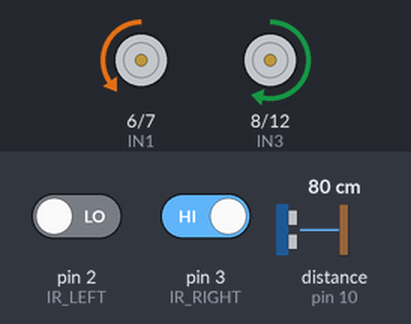
Recording of a sketch running on a simulated Arduino Uno, built with avr-gcc and run on an emulated ATmega328P. On the bench: motor-driver pin pairs drawn as motors (green arrow = first pin HIGH = forward, orange = second pin HIGH = backward, longer = more drive, scaled by the enable pin). Wiring (inferred from the names in the program): ultrasonic range finder: trigger pin 9; echo pin 10. The inputs (shaded band) are chosen by the test bench; at power-on: distance to the obstacle (sensor on pin 10) 80 cm, pin 3 (IR_RIGHT) HIGH, pin 2 (IR_LEFT) LOW. The echo pulse lasts 58.3 µs per cm.

Above: at 1.2 s.
1.3 s: distance to the obstacle (sensor on pin 10) set to 23 cm
2.8 s: distance to the obstacle (sensor on pin 10) set to 19 cm
At 3.6 s:
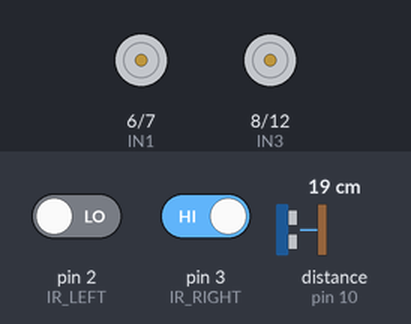
4.3 s: distance to the obstacle (sensor on pin 10) set to 35 cm
At 4.8 s:
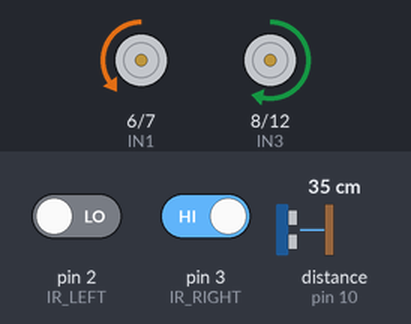
5.8 s: pin 3 (IR_RIGHT) driven LOW
At 7.0 s:
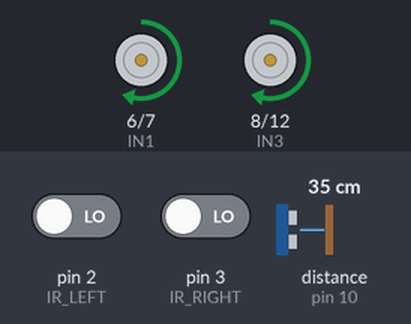
7.3 s: pin 2 (IR_LEFT) driven HIGH
At 8.2 s:
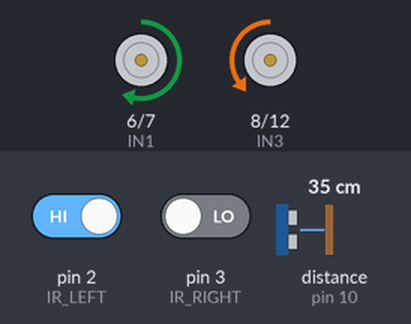
8.8 s: pin 2 (IR_LEFT) driven LOW
At 9.4 s:
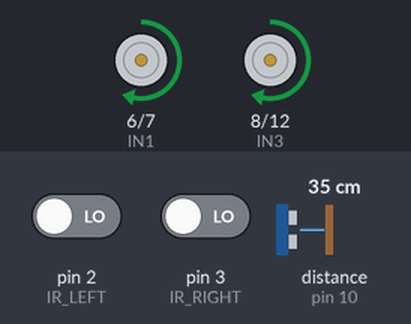
Timing chart, 0 to 11.3 s (numbered marks = the images above; inputs shaded):
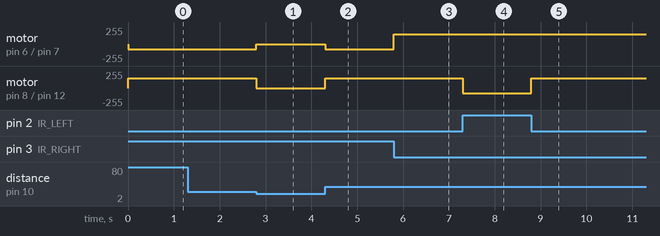

Measured:
- the behaviour switches between 21 and 20 cm on distance to the obstacle (sensor on pin 10) (found by bisection; images 0 and 1)
- after the input at 1.3 s, every drawn part: stays the same
- after the input at 2.8 s, motor on pin 6 (IN1) / pin 7 (IN2): backward 80/255 → stopped at once; motor on pin 8 (IN3) / pin 12 (IN4): forward 150/255 → stopped at once
- after the input at 4.3 s, motor on pin 6 (IN1) / pin 7 (IN2): stopped → backward 80/255 at once; motor on pin 8 (IN3) / pin 12 (IN4): stopped → forward 150/255 at once
- after the input at 5.8 s, motor on pin 6 (IN1) / pin 7 (IN2): backward 80/255 → forward 150/255 at once
- after the input at 7.3 s, motor on pin 8 (IN3) / pin 12 (IN4): forward 150/255 → backward 80/255 at once
- after the input at 8.8 s, motor on pin 8 (IN3) / pin 12 (IN4): backward 80/255 → forward 150/255 at once

The sketch:

Arduino_vishaaakaaaanpraveeeeeen__define_BLACK_LOW.ino
```cpp
// Automatic Line-Following Robot Waiter
// Arduino UNO + 2 IR sensors + HC-SR04 + L298N


#define IR_LEFT 2
#define IR_RIGHT 3


#define TRIG_PIN 9
#define ECHO_PIN 10


#define ENA 5
#define IN1 6
#define IN2 7


#define ENB 11
#define IN3 8
#define IN4 12


int motorSpeed = 150;


// =================================================
// CHANGE THIS:
//
// LOW = IR gives LOW when it sees BLACK
// HIGH = IR gives HIGH when it sees BLACK
// =================================================
#define BLACK LOW


void setup() {
  pinMode(IR_LEFT, INPUT);
  pinMode(IR_RIGHT, INPUT);


  pinMode(TRIG_PIN, OUTPUT);
  pinMode(ECHO_PIN, INPUT);


  pinMode(ENA, OUTPUT);
  pinMode(IN1, OUTPUT);
  pinMode(IN2, OUTPUT);


  pinMode(ENB, OUTPUT);
  pinMode(IN3, OUTPUT);
  pinMode(IN4, OUTPUT);


  stopRobot();
}


void loop() {


  // ---------- Obstacle Detection ----------
  long distance = getDistance();


  if (distance > 0 && distance < 20) {
    stopRobot();
    return;
  }


  // ---------- Read IR Sensors ----------
  bool leftBlack = (digitalRead(IR_LEFT) == BLACK);
  bool rightBlack = (digitalRead(IR_RIGHT) == BLACK);


  // ---------- Line Following ----------


  // Both sensors on black
  if (leftBlack && rightBlack) {
    forward();
  }


  // Left sensor on black
  else if (leftBlack && !rightBlack) {
    turnLeft();
  }


  // Right sensor on black
  else if (!leftBlack && rightBlack) {
    turnRight();
  }


  // Both sensors on white
  else {
    stopRobot();
  }
}


// =================================================
// MOTOR FUNCTIONS
// =================================================


void forward() {


  analogWrite(ENA, motorSpeed);
  analogWrite(ENB, motorSpeed);


  digitalWrite(IN1, HIGH);
  digitalWrite(IN2, LOW);


  digitalWrite(IN3, HIGH);
  digitalWrite(IN4, LOW);
}


void turnLeft() {


  analogWrite(ENA, 80);
  analogWrite(ENB, motorSpeed);


  digitalWrite(IN1, LOW);
  digitalWrite(IN2, HIGH);


  digitalWrite(IN3, HIGH);
  digitalWrite(IN4, LOW);
}


void turnRight() {


  analogWrite(ENA, motorSpeed);
  analogWrite(ENB, 80);


  digitalWrite(IN1, HIGH);
  digitalWrite(IN2, LOW);


  digitalWrite(IN3, LOW);
  digitalWrite(IN4, HIGH);
}


void stopRobot() {


  analogWrite(ENA, 0);
  analogWrite(ENB, 0);


  digitalWrite(IN1, LOW);
  digitalWrite(IN2, LOW);


  digitalWrite(IN3, LOW);
  digitalWrite(IN4, LOW);
}


// =================================================
// ULTRASONIC SENSOR
// =================================================


long getDistance() {


  digitalWrite(TRIG_PIN, LOW);
  delayMicroseconds(2);


  digitalWrite(TRIG_PIN, HIGH);
  delayMicroseconds(10);
  digitalWrite(TRIG_PIN, LOW);


  long duration = pulseIn(ECHO_PIN, HIGH, 30000);


  if (duration == 0)
    return -1;


  return duration * 0.034 / 2;
}
```
